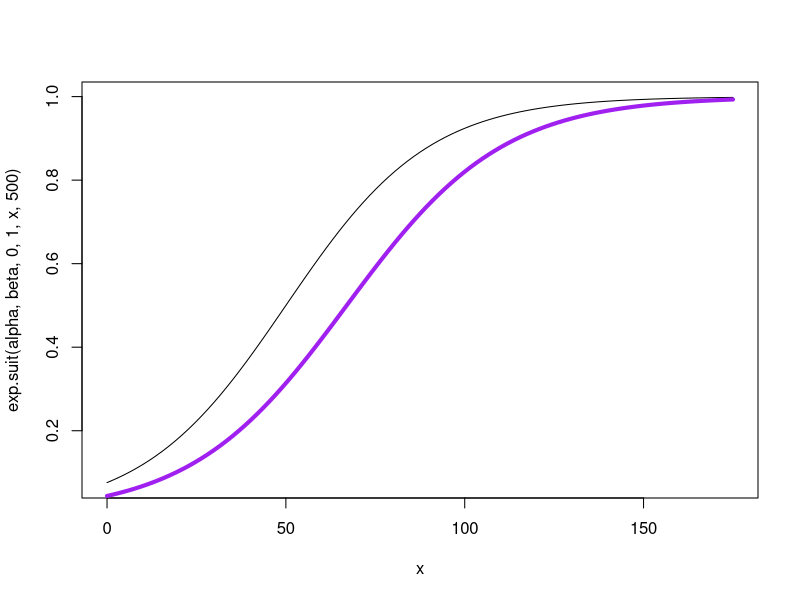

This figure's R source:
# example of the exponential suitability function used in gadget
# see gadget manual 4.9.3

exp.suit <- function(alpha, beta, gamma, delta, l, L) {
    delta / (1 + exp(-(alpha) - (beta*l) - (gamma*L)))
}

alpha <- 50
beta <- 0.05
alpha <- alpha*((-1)*beta)
curve(exp.suit(alpha,beta,0,1,x,500), 0, 175)

# example of exponentiall50 suitability function used in gadget
# see gadget manual 4.9.4

exp.l50 <- function(alpha, l50, l) {
    1 / (1 + exp((-4*alpha)*(l - l50)))
}

alpha <- (0.046 / 4)
l50 <- 67
curve(exp.l50(alpha, l50, x), add=T, col='purple', lwd=4)
